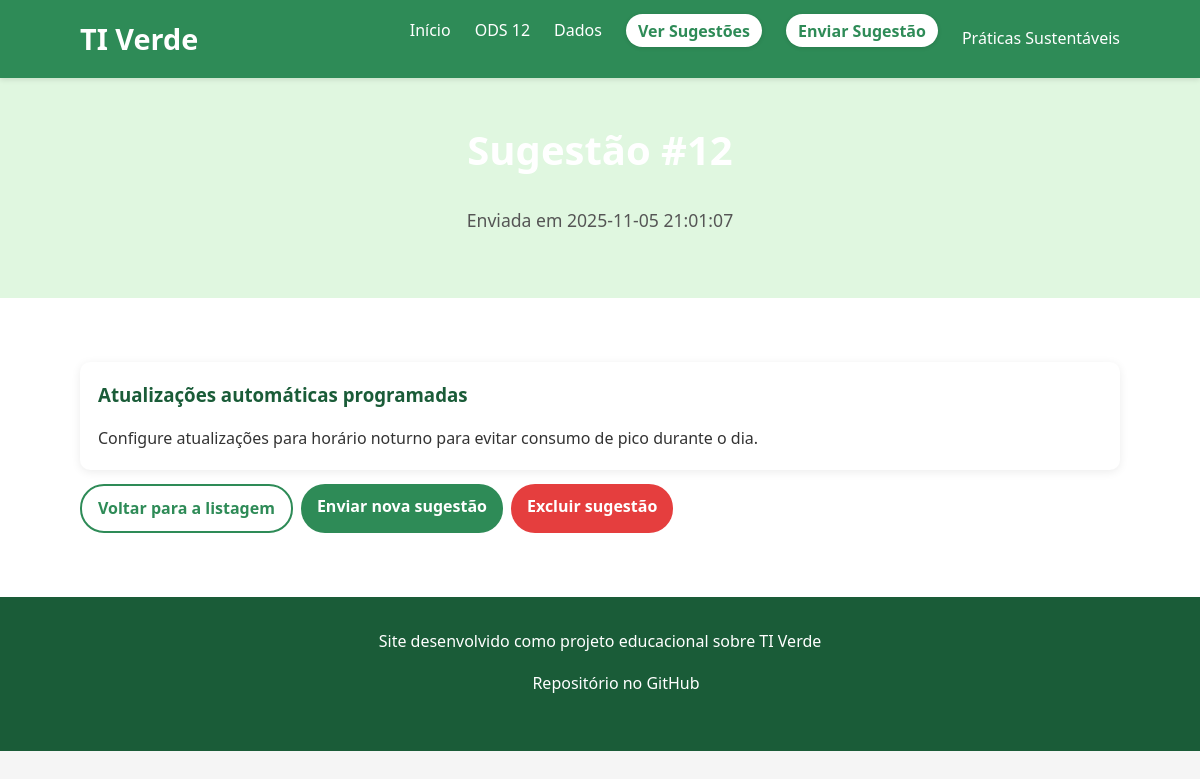
Page /mensagem.php?id=12 on the committed database.
### tables this page shows
CREATE TABLE sugestao (
        id INTEGER PRIMARY KEY AUTOINCREMENT,
        titulo TEXT NOT NULL,
        mensagem TEXT NOT NULL,
        data TEXT NOT NULL
    );

### mensagem.php (the view, shortened to what this page needs)
<?php
$dbPath = __DIR__ . DIRECTORY_SEPARATOR . 'banco.db';
$id = isset($_GET['id']) ? (int)$_GET['id'] : 0;
try {
    $pdo = new PDO('sqlite:' . $dbPath);
    $pdo->setAttribute(PDO::ATTR_ERRMODE, PDO::ERRMODE_EXCEPTION);
    $stmt = $pdo->prepare('SELECT id, titulo, mensagem, data FROM sugestao WHERE id = :id LIMIT 1');
    $stmt->execute([':id' => $id]);
    $row = $stmt->fetch(PDO::FETCH_ASSOC);
    $titulo   = htmlspecialchars($row['titulo']);
    $mensagem = nl2br(htmlspecialchars($row['mensagem']));
    $data     = htmlspecialchars($row['data']);
    ?>
    <!DOCTYPE html>
    <html lang="pt-br">
    <head>
        <link rel="stylesheet" href="css/styles.css">
    </head>
    <body>
        <header>
            <div class="container">
                <h1>TI Verde</h1>
                <nav>
                    <ul>
                        <li><a href="index.php">Início</a></li>
                        <li><a href="ods12.html">ODS 12</a></li>
                        <li><a href="dados.html">Dados</a></li>
                        <li><a href="listar.php" class="nav-button">Ver Sugestões</a></li>
                        <li><a href="index.php#sugestao" class="nav-button">Enviar Sugestão</a></li>
                        <li class="dropdown">
                            <div class="dropbtn-mobile">Práticas Sustentáveis</div>
                        </li>
                    </ul>
                </nav>
            </div>
        </header>
        <main>
            <section class="hero detail-hero">
                <div class="container">
                    <h2>Sugestão #<?php echo (int)$row['id']; ?></h2>
                    <p class="detail-meta">Enviada em <?php echo $data; ?></p>
                </div>
            </section>
            <section class="content-section">
                <div class="container">
                    <div class="detail-card">
                        <h3><?php echo $titulo; ?></h3>
                        <p><?php echo $mensagem; ?></p>
                    </div>
                    <p style="margin-top:14px; display:flex; gap:8px; flex-wrap:wrap">
                        <a class="btn btn-secondary" href="listar.php">Voltar para a listagem</a>
                        <a class="btn btn-primary" href="index.php#sugestao">Enviar nova sugestão</a>
                        <a class="btn btn-danger" href="excluir.php?id=<?php echo (int)$row['id']; ?>">Excluir sugestão</a>
                    </p>
                </div>
            </section>
        </main>
        <footer>
            <div class="container">
                <p>Site desenvolvido como projeto educacional sobre TI Verde</p>
                <p>
                    <a href="https://github.com/seu-usuario/projeto-ti-verde" target="_blank">
                        <object data="img/github.svg" type="image/svg+xml" class="github-icon"></object>
                        Repositório no GitHub
                    </a>
                </p>
            </div>
        </footer>
    </body>
    </html>
    <?php
} catch (Throwable $e) {
    http_response_code(500);
    echo '<!doctype html><html lang="pt-br"><meta charset="utf-8"><title>Erro</title><body>';
    echo '<h1>Erro ao carregar sugestão</h1>';
    echo '<pre>' . htmlspecialchars($e->getMessage()) . '</pre>';
    echo '</body></html>';
}

### css/styles.css (style rules this page uses)
:root { --primary-color: #2e8b57; --secondary-color: #66cdaa; --dark-green: #1a5c38; --light-color: #f5f5f5; --text-color: #333; --accent-color: #e0f7e0; --ods12-color: #bf8b2e; --energy-color: #4caf50; --recycling-color: #8bc34a; --cloud-color: #03a9f4; --datacenter-color: #009688; }
* { margin: 0; padding: 0; box-sizing: border-box; }
body { font-family: 'Segoe UI', Tahoma, Geneva, Verdana, sans-serif; line-height: 1.6; color: var(--text-color); background-color: var(--light-color); }
.container { width: 90%; max-width: 1200px; margin: 0 auto; padding: 0 20px; }
h1, h2, h3 { color: var(--dark-green); margin-bottom: 1rem; }
a { color: var(--primary-color); text-decoration: none; transition: color 0.3s; }
ul { list-style-type: none; }
header { background-color: var(--primary-color); color: white; padding: 1rem 0; box-shadow: 0 2px 5px rgba(0, 0, 0, 0.1); position: sticky; top: 0; z-index: 100; }
header .container { display: flex; justify-content: space-between; align-items: center; }
header h1 { color: white; margin: 0; font-size: 1.8rem; }
nav ul { display: flex; gap: 1.5rem; }
nav a { color: white; font-weight: 500; padding: 0.5rem 0; position: relative; }
nav a::after { content: ''; position: absolute; bottom: 0; left: 0; width: 0; height: 2px; background-color: var(--accent-color); transition: width 0.3s; }
.nav-button { background: #ffffff; color: var(--primary-color); padding: 0.35rem 0.75rem; border-radius: 20px; font-weight: 600; box-shadow: 0 1px 4px rgba(0,0,0,0.12); }
.nav-button::after { display: none; }
.btn-danger { background: #e53e3e; color: #fff; }
.btn { display: inline-block; padding: 10px 16px; border-radius: 24px; font-weight: 600; transition: transform 0.2s, box-shadow 0.2s; }
.btn-primary { background: var(--primary-color); color: #fff; }
.btn-secondary { background: #fff; color: var(--primary-color); border: 2px solid var(--primary-color); }
.dropdown { position: relative; display: inline-block; }
.dropbtn-mobile { background: none; border: none; color: white; font-weight: 500; padding: 0.5rem 0; font-family: inherit; font-size: inherit; cursor: pointer; position: relative; }
.hero { background: linear-gradient(to right, var(--primary-color), var(--secondary-color)); color: white; padding: 4rem 0; text-align: center; }
.hero h2 { color: white; font-size: 2.5rem; margin-bottom: 1.5rem; }
.hero p { max-width: 800px; margin: 0 auto 1.5rem; font-size: 1.1rem; }
.content-section { padding: 4rem 0; background-color: white; }
footer { background-color: var(--dark-green); color: white; padding: 2rem 0; text-align: center; }
footer p { margin-bottom: 1rem; }
footer a { color: white; display: inline-flex; align-items: center; gap: 0.5rem; }
.github-icon { width: 24px; height: 24px; vertical-align: middle; }

### mensagem.php (style rules this page uses)
.detail-hero { background: var(--accent-color); padding: 40px 0; }
.detail-card { background: #fff; border-radius: 10px; padding: 18px; box-shadow: 0 2px 10px rgba(0,0,0,0.08); }
.detail-meta { color: #555; margin-bottom: 12px; }

### rows in the picture
sugestao: data "2025-11-05 21:01:07", titulo "Atualizações automáticas programadas", mensagem "Configure atualizações para horário noturno para evitar consumo de pico durante o dia."
